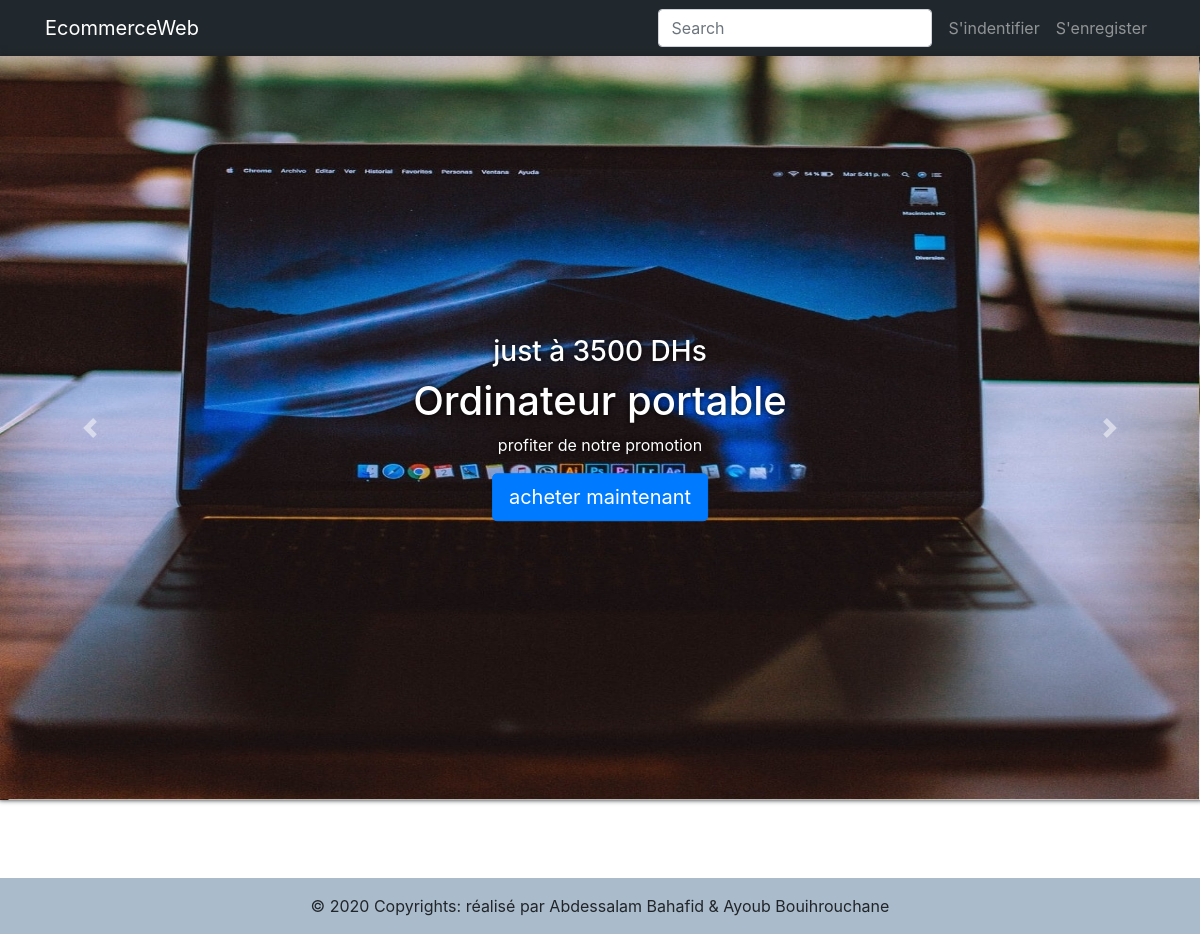
Before: / with the older database file.
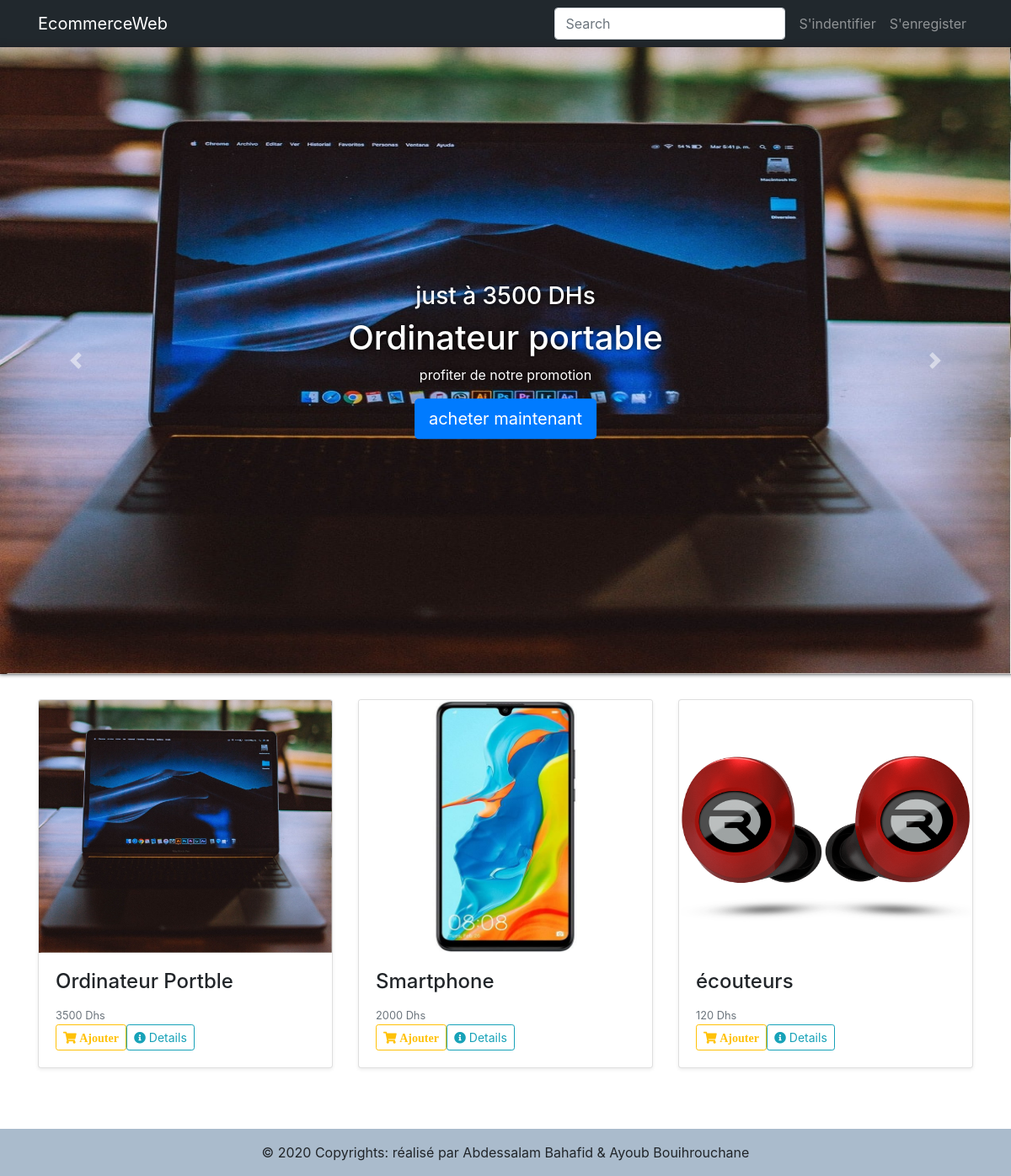
After: the same page with the newer database file.
### tables this page shows
CREATE TABLE `produits` (
  `id` int(11) NOT NULL,
  `title` varchar(40) NOT NULL,
  `prix` int(5) NOT NULL,
  `image` varchar(50) NOT NULL
);

### inc/db.php (called while the page is built, shortened)
<?php
class db extends PDO{
    public function returnData($query,$type=null){
        if($type=='one')
            return $this->query($query)->fetch(PDO::FETCH_ASSOC);
        else if($type=='many'){
            $rows=[];
            $data=$this->query($query)->fetchAll(PDO::FETCH_ASSOC);
            foreach($data as $r)
                array_push($rows,$r);
            return $rows;
        }
        return 'Specifier le type';
    }
}

### index.php (the view, shortened to what this page needs)
<?php
	include_once('inc/header.php');
	$db=new db;
	include_once('inc/nav.php');
	include_once('inc/slider.php');
?>
	<div class="container">
		<div class="row">
		    <?php
			$arr=$db->returnData("SELECT * from produits",'many');
			    foreach($arr as $elem){ ?>
				<div class="col-xl-4 col-md-6 col-sm-12">
					<div class="card mb-4 shadow-sm">
						<img src="<?php echo $elem['image']; ?>" alt="" srcset="" class="card-img-top pic">
						<div class="card-body">
						<h4 class="card-title"><?php echo $elem['title']; ?></h4>
						<small class="text-muted"><?php echo $elem['prix']; ?> Dhs</small>
							<div class="d-flex justify-content-between align-items-center">
								<div class="btn-group">
								    <form action=panier method=post>
								        <button type="submit" name=submit class="btn btn-sm btn-outline-warning"><i class="fas fa-shopping-cart"> Ajouter</i></button>
								    </form>
									<a href="produit"><button type="button" class="btn btn-sm btn-outline-info"><i class="fas fa-info-circle"></i> Details</button></a>
								</div>
							</div>
						</div>
					</div>
				</div>
			<?php } ?>
		</div>
	</div>
	<br><br>
<?php include_once('inc/footer.php'); ?>

### inc/header.php (shortened to what this page needs)
<?php
	require_once('db.php');
?>
<!DOCTYPE html>
<html lang="fr">
<head>
	<link rel="stylesheet" href="css/bootstrap.min.css">
	<link rel="stylesheet" href="https://use.fontawesome.com/releases/v5.5.0/css/all.css">
	<link rel="stylesheet" href="css/style.css">
	<link rel="stylesheet" href="https://stackpath.bootstrapcdn.com/font-awesome/4.7.0/css/font-awesome.min.css">
</head>
<body>

### inc/nav.php (shortened to what this page needs)
<nav class="navbar navbar-expand-md navbar-dark" style="background-color: #21282d;">
    <div class="container">
    <a class="navbar-brand" href="index">EcommerceWeb</a>
    <div class="collapse navbar-collapse" id="collapsibleNavId">
        <ul class="navbar-nav ml-auto">
        <form class="form-inline my-2 my-lg-0">
                <input class="form-control mr-sm-2" type="search" placeholder="Search" aria-label="Search">
        </form>
        <?php if(isset($_SESSION['user'])){ ?>
                <li class="nav-item dropdown">
                    <a class="nav-link dropdown-toggle" href="#" id="dropdownId" data-toggle="dropdown" aria-haspopup="true" aria-expanded="false"><?= $_SESSION['user']; ?></a>
                    <div class="dropdown-menu" aria-labelledby="dropdownId">
                        <a class="dropdown-item" href="profile">Profile</a>
                        <a class="dropdown-item" href="checkout">Checkout</a>
                        <a class="dropdown-item" href="logout">Logout</a>
                    </div>
                </li>
            <?php }else{ ?>
            <li class="nav-item">
                <a class="nav-link" href="login">S'indentifier</a>
            </li>
            <li class="nav-item">
                <a class="nav-link" href="register">S'enregister</a>
            </li>
            <?php } ?>
        </ul>
</nav>

### inc/slider.php (shortened to what this page needs)
<section id="slider" class="carousel slide" data-ride="carousel" data-duration="500" data-interval="4000">
		<div class="carousel-inner" style="height: 100%">
			<div class="carousel-item active">
				<img class="slide" src="img/black-laptop.jpg">
				<div class="fw_al_001_slide">
					<h3 data-animation="animated fadeInUp">just à 3500 DHs</h3>
				    <h1 data-animation="animated fadeInUp">Ordinateur portable</h1>
				    <p data-animation="animated fadeInUp">profiter de notre promotion</p><a href="#" data-animation="animated fadeInUp"><button class="btn btn-lg btn-primary">acheter maintenant</button></a></div>
			</div>
			<a class="carousel-control-prev" href="#slider" role="button" data-slide="prev">
				<span class="carousel-control-prev-icon" aria-hidden="true"></span>
			</a>
			<a class="carousel-control-next" href="#slider" role="button" data-slide="next">
				<span class="carousel-control-next-icon" aria-hidden="true"></span>
			</a>
		</div>
	</section>

### inc/footer.php (shortened to what this page needs)
<footer class="">
  <div class="footer-copyright text-center py-3"  style="background:#abc">&copy; <?php echo date('Y'); ?> Copyrights: réalisé par Abdessalam Bahafid & Ayoub Bouihrouchane</div>
</footer>
</body>
</html>

### css/style.css (style rules this page uses)
body { position: relative; min-height: 100vh; }
.pic { max-height:300px; }
#slider { height: calc( 100vh - 56px ); width: 100%; margin-bottom: 30px; box-shadow: 1px -2px 5px 2px; }
.slide { width:100%; height: calc( 100vh - 56px ); }
.fw_al_001_slide { position: absolute; top: 50%; left: 50%; transform: translate(-50%,-50%); color:white; text-shadow: 0px 0px 6px black; text-align: center; }
.carousel-item { position: relative; }

Changed rows visible on the page:
added produits: image (picture), title "Ordinateur Portble", prix "3500"
added produits: image (picture), title "Smartphone", prix "2000"
added produits: image (picture), title "écouteurs", prix "120"
